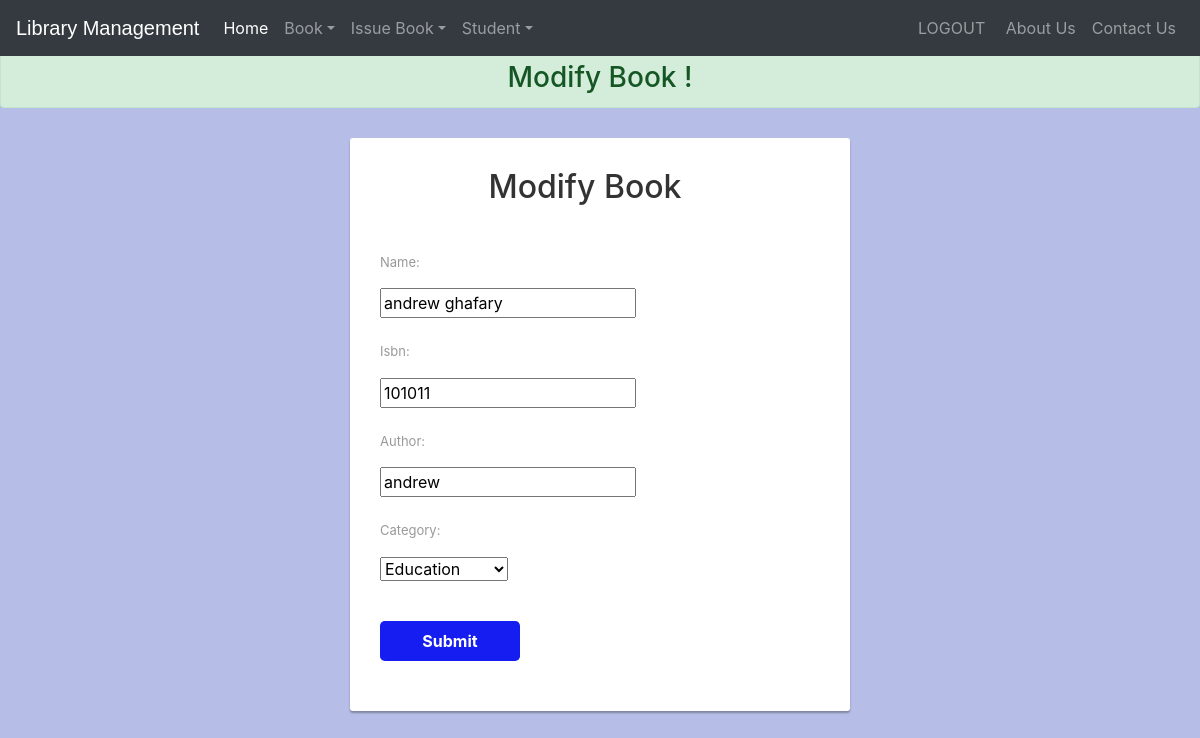
The app's page /modifybook/101011 (signed in) with its own data.
### library/models.py (models this page shows, shortened)
class Book(models.Model):
    catchoice= [
        ('education', 'Education'),
        ('entertainment', 'Entertainment'),
        ('comics', 'Comics'),
        ('biography', 'Biographie'),
        ('history', 'History'),
        ]
    name=models.CharField(max_length=30)
    isbn=models.PositiveIntegerField()
    author=models.CharField(max_length=40)
    category=models.CharField(max_length=30,choices=catchoice,default='education')

### library/views.py (the view, shortened to what this page needs)
# urls.py: path('modifybook/<str:isbn>', views.modifybook, name='modifybook'),
@login_required(login_url='adminlogin')
@user_passes_test(is_admin)
def modifybook(request,isbn):
    Book = models.Book.objects.filter(isbn=isbn)
    form=forms.BookForm(initial={"name":Book[0].name,"isbn":Book[0].isbn,"author":Book[0].author,"category":Book[0].category})
    return render(request, 'library/modifybook.html',{'form':form})

### library/forms.py
class BookForm(forms.ModelForm):
    class Meta:
        model=models.Book
        fields=['name','isbn','author','category']

### library/views.py (called while the page is built)
def is_admin(user):
    return user.groups.filter(name='ADMIN').exists()

### templates/library/modifybook.html (shortened to what this page needs)
<!DOCTYPE html>
<html lang="en" dir="ltr">
  <head>
    <link rel="stylesheet" href="https://stackpath.bootstrapcdn.com/bootstrap/4.3.1/css/bootstrap.min.css">
    <link rel="stylesheet" href="https://maxcdn.bootstrapcdn.com/font-awesome/4.7.0/css/font-awesome.min.css">
  </head>
  <body style="background-color:#b6bde7;">
    {% include "library/navbaradmin.html" %}
    <br>
    <br>
<center><h3 style=" margin-bottom: 0px;"class = 'alert alert-success'>Modify Book !</h3></center>
    <div class="signup-form">
        <form  method="post" class="form-horizontal">
    			<center><h2>Modify Book</h2></center>
            {% for field in form %}
            <div class="form-group">
              <label class="control-label col-xs-4">{{ field.label_tag }}</label>
              <div class="col-xs-8">
              {{ field }}
               </div>
            </div>
            {% endfor %}
    		<div class="form-group">
    			<div class="col-xs-8 col-xs-offset-4">
            <button type="submit" class="btn btn-primary btn-lg">Submit</button>
    			</div>
    		</div>
        </form>
    </div>
  </body>
</html>

### templates/library/modifybook.html (style rules this page uses)
body { color: #aa082e; background-color: : #b6bde7 !important; font-family: 'Roboto', sans-serif; }
.form-control, .btn { border-radius: 3px; }
.signup-form { width: 500px; margin: 0 auto; padding: 30px 0; }
.signup-form h2 { color: #333; margin: 0 0 30px 0; display: inline-block; padding: 0 30px 10px 0; border-bottom: 3px solid #ffffff; }
.signup-form form { color: #999; border-radius: 3px; margin-bottom: 15px; background: #fff; box-shadow: 0px 2px 2px rgba(0, 0, 0, 0.3); padding: 30px; }
.signup-form .form-group { margin-bottom: 20px; }
.signup-form label { font-weight: normal; font-size: 13px; }
.signup-form .btn { font-size: 16px; font-weight: bold; background: #161df0; border: none; margin-top: 20px; min-width: 140px; }

### records on screen
Book: form "andrew ghafary" "101011" "andrew" "Education"

### other values on screen
{{ field.label_tag }} "Name:" "Isbn:" "Author:" "Category:"
